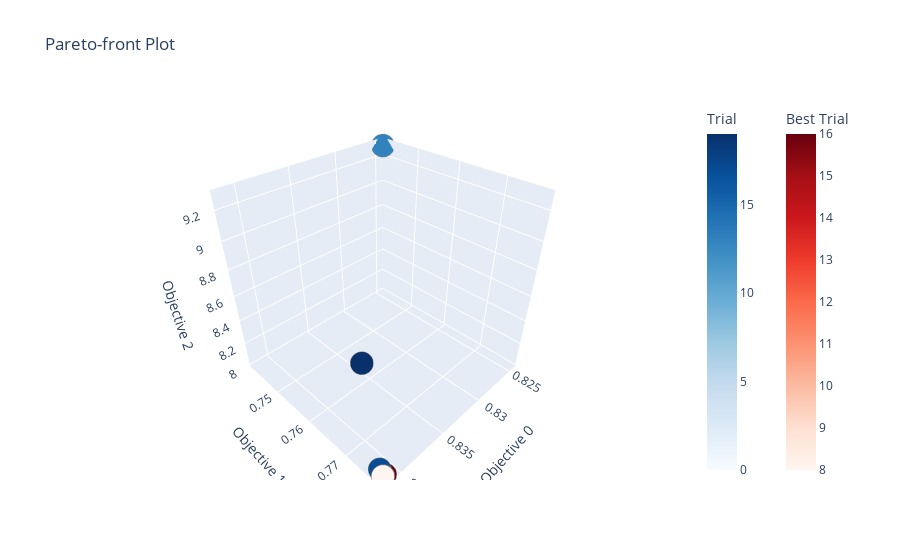

Notebook source saved alongside this figure:
### Code cell
# Mostrar Chart com Trials do Estudo
fig = optuna.visualization.plot_pareto_front(estudo_lr)
fig.show()

### Figure 1 — Plotly figure (JSON) as saved in the notebook; plotly's stock layout.template omitted (floating-point values rounded to 4 significant figures)
{"data": [{"hovertemplate": "%{text}<extra>Trial</extra>", "marker": {"color": [0, 1, 2, 3, 4, 5, 6, 7, 10, 11, 12, 13, 14, 15, 17, 18, 19], "colorbar": {"title": {"text": "Trial"}}, "colorscale": [[0, "rgb(247,251,255)"], [0.125, "rgb(222,235,247)"], [0.25, "rgb(198,219,239)"], [0.375, "rgb(158,202,225)"], [0.5, "rgb(107,174,214)"], [0.625, "rgb(66,146,198)"], [0.75, "rgb(33,113,181)"], [0.875, "rgb(8,81,156)"], [1, "rgb(8,48,107)"]], "line": {"color": "Grey", "width": 0.5}}, "mode": "markers", "showlegend": false, "text": ["{<br>  \"number\": 0,<br>  \"values\": [<br>    0.8383150362238322,<br>    0.7657746143303981,<br>    8.440222168618266<br>  ],<br>  \"params\": {<br>    \"penalty\": \"l2\",<br>    \"c\": 0.01<br>  }<br>}", "{<br>  \"number\": 1,<br>  \"values\": [<br>    0.8245838703942396,<br>    0.7412621911352295,<br>    9.281240747697666<br>  ],<br>  \"params\": {<br>    \"penalty\": \"l1\",<br>    \"c\": 0.01<br>  }<br>}", "{<br>  \"number\": 2,<br>  \"values\": [<br>    0.8414207298102137,<br>    0.7774924285618052,<br>    8.019712879078565<br>  ],<br>  \"params\": {<br>    \"penalty\": \"l2\",<br>    \"c\": 100<br>  }<br>}", "{<br>  \"number\": 3,<br>  \"values\": [<br>    0.8414207298102137,<br>    0.7774924285618052,<br>    8.019712879078565<br>  ],<br>  \"params\": {<br>    \"penalty\": \"l2\",<br>    \"c\": 100<br>  }<br>}", "{<br>  \"number\": 4,<br>  \"values\": [<br>    0.8383150362238322,<br>    0.7657746143303981,<br>    8.440222168618266<br>  ],<br>  \"params\": {<br>    \"penalty\": \"l2\",<br>    \"c\": 0.01<br>  }<br>}", "{<br>  \"number\": 5,<br>  \"values\": [<br>    0.8414290635139339,<br>    0.7774924285618052,<br>    8.019712879078565<br>  ],<br>  \"params\": {<br>    \"penalty\": \"l1\",<br>    \"c\": 10<br>  }<br>}", "{<br>  \"number\": 6,<br>  \"values\": [<br>    0.841431841415174,<br>    0.7774924285618052,<br>    8.019712879078565<br>  ],<br>  \"params\": {<br>    \"penalty\": \"l1\",<br>    \"c\": 10<br>  }<br>}", "{<br>  \"number\": 7,<br>  \"values\": [<br>    0.8414207298102137,<br>    0.7774924285618052,<br>    8.019712879078565<br>  ],<br>  \"params\": {<br>    \"penalty\": \"l2\",<br>    \"c\": 100<br>  }<br>}", "{<br>  \"number\": 10,<br>  \"values\": [<br>    0.8383150362238322,<br>    0.7657746143303981,<br>    8.440222168618266<br>  ],<br>  \"params\": {<br>    \"penalty\": \"l2\",<br>    \"c\": 0.01<br>  }<br>}", "{<br>  \"number\": 11,<br>  \"values\": [<br>    0.8414207298102138,<br>    0.7774924285618052,<br>    8.019712879078565<br>  ],<br>  \"params\": {<br>    \"penalty\": \"l2\",<br>    \"c\": 10<br>  }<br>}", "{<br>  \"number\": 12,<br>  \"values\": [<br>    0.8414207298102138,<br>    0.7774924285618052,<br>    8.019712879078565<br>  ],<br>  \"params\": {<br>    \"penalty\": \"l2\",<br>    \"c\": 10<br>  }<br>}", "{<br>  \"number\": 13,<br>  \"values\": [<br>    0.8245838703942396,<br>    0.7412621911352295,<br>    9.281240747697666<br>  ],<br>  \"params\": {<br>    \"penalty\": \"l1\",<br>    \"c\": 0.01<br>  }<br>}", "{<br>  \"number\": 14,<br>  \"values\": [<br>    0.8414207298102137,<br>    0.7774924285618052,<br>    8.019712879078565<br>  ],<br>  \"params\": {<br>    \"penalty\": \"l2\",<br>    \"c\": 100<br>  }<br>}", "{<br>  \"number\": 15,<br>  \"values\": [<br>    0.8383150362238322,<br>    0.7657746143303981,<br>    8.440222168618266<br>  ],<br>  \"params\": {<br>    \"penalty\": \"l2\",<br>    \"c\": 0.01<br>  }<br>}", "{<br>  \"number\": 17,<br>  \"values\": [<br>    0.8413957286990533,<br>    0.7766610831937465,<br>    8.04974925690283<br>  ],<br>  \"params\": {<br>    \"penalty\": \"l1\",<br>    \"c\": 1.0<br>  }<br>}", "{<br>  \"number\": 18,<br>  \"values\": [<br>    0.8414262856126938,<br>    0.7774924285618052,<br>    8.019712879078565<br>  ],<br>  \"params\": {<br>    \"penalty\": \"l1\",<br>    \"c\": 10<br>  }<br>}", "{<br>  \"number\": 19,<br>  \"values\": [<br>    0.8383150362238322,<br>    0.7657746143303981,<br>    8.440222168618266<br>  ],<br>  \"params\": {<br>    \"penalty\": \"l2\",<br>    \"c\": 0.01<br>  }<br>}"], "type": "scatter3d", "x": [0.8383, 0.8246, 0.8414, 0.8414, 0.8383, 0.8414, 0.8414, 0.8414, 0.8383, 0.8414, 0.8414, 0.8246, 0.8414, 0.8383, 0.8414, 0.8414, 0.8383], "y": [0.7658, 0.7413, 0.7775, 0.7775, 0.7658, 0.7775, 0.7775, 0.7775, 0.7658, 0.7775, 0.7775, 0.7413, 0.7775, 0.7658, 0.7767, 0.7775, 0.7658], "z": [8.44, 9.281, 8.02, 8.02, 8.44, 8.02, 8.02, 8.02, 8.44, 8.02, 8.02, 9.281, 8.02, 8.44, 8.05, 8.02, 8.44]}, {"hovertemplate": "%{text}<extra>Best Trial</extra>", "marker": {"color": [8, 9, 16], "colorbar": {"title": {"text": "Best Trial"}, "x": 1.1, "xpad": 40}, "colorscale": [[0, "rgb(255,245,240)"], [0.125, "rgb(254,224,210)"], [0.25, "rgb(252,187,161)"], [0.375, "rgb(252,146,114)"], [0.5, "rgb(251,106,74)"], [0.625, "rgb(239,59,44)"], [0.75, "rgb(203,24,29)"], [0.875, "rgb(165,15,21)"], [1, "rgb(103,0,13)"]], "line": {"color": "Grey", "width": 0.5}}, "mode": "markers", "showlegend": false, "text": ["{<br>  \"number\": 8,<br>  \"values\": [<br>    0.8414568425263345,<br>    0.7774924285618052,<br>    8.019712879078565<br>  ],<br>  \"params\": {<br>    \"penalty\": \"l2\",<br>    \"c\": 1.0<br>  }<br>}", "{<br>  \"number\": 9,<br>  \"values\": [<br>    0.84122349882217,<br>    0.7774998454860038,<br>    8.019712879078567<br>  ],<br>  \"params\": {<br>    \"penalty\": \"l2\",<br>    \"c\": 0.1<br>  }<br>}", "{<br>  \"number\": 16,<br>  \"values\": [<br>    0.84122349882217,<br>    0.7774998454860038,<br>    8.019712879078567<br>  ],<br>  \"params\": {<br>    \"penalty\": \"l2\",<br>    \"c\": 0.1<br>  }<br>}"], "type": "scatter3d", "x": [0.8415, 0.8412, 0.8412], "y": [0.7775, 0.7775, 0.7775], "z": [8.02, 8.02, 8.02]}], "layout": {"scene": {"xaxis": {"title": {"text": "Objective 0"}}, "yaxis": {"title": {"text": "Objective 1"}}, "zaxis": {"title": {"text": "Objective 2"}}}, "title": {"text": "Pareto-front Plot"}}}
